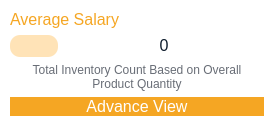
               <widget class="QFrame" name="horizontalFrame_3">
                <property name="styleSheet">
                 <string notr="true">background-color: rgb(255, 255, 255);
border-radius: 20px;</string>
                </property>
                <layout class="QHBoxLayout" name="horizontalLayout_56">
                 <property name="leftMargin">
                  <number>10</number>
                 </property>
                 <property name="topMargin">
                  <number>10</number>
                 </property>
                 <property name="rightMargin">
                  <number>10</number>
                 </property>
                 <property name="bottomMargin">
                  <number>10</number>
                 </property>
                 <item>
                  <layout class="QVBoxLayout" name="verticalLayout_31">
                   <item>
                    <widget class="QLabel" name="label_75">
                     <property name="sizePolicy">
                      <sizepolicy hsizetype="Preferred" vsizetype="Fixed">
                       <horstretch>0</horstretch>
                       <verstretch>0</verstretch>
                      </sizepolicy>
                     </property>
                     <property name="font">
                      <font>
                       <pointsize>12</pointsize>
                      </font>
                     </property>
                     <property name="styleSheet">
                      <string notr="true">color: rgb(245, 166, 35);</string>
                     </property>
                     <property name="text">
                      <string>Average Salary</string>
                     </property>
                    </widget>
                   </item>
                   <item>
                    <layout class="QGridLayout" name="gridLayout_24">
                     <item row="0" column="0">
                      <widget class="QLabel" name="label_83">
                       <property name="sizePolicy">
                        <sizepolicy hsizetype="Fixed" vsizetype="Fixed">
                         <horstretch>0</horstretch>
                         <verstretch>0</verstretch>
                        </sizepolicy>
                       </property>
                       <property name="maximumSize">
                        <size>
                         <width>48</width>
                         <height>48</height>
                        </size>
                       </property>
                       <property name="styleSheet">
                        <string notr="true">background-color: rgb(255, 227, 183);
padding: 4px;
border-radius: 10px;</string>
                       </property>
                       <property name="text">
                        <string/>
                       </property>
                       <property name="pixmap">
                        <pixmap resource="resources.qrc">:/resources/employee-icons/average_salary.svg</pixmap>
                       </property>
                       <property name="scaledContents">
                        <bool>true</bool>
                       </property>
                      </widget>
                     </item>
                     <item row="0" column="1">
                      <widget class="QLabel" name="average_salary_employee_label">
                       <property name="sizePolicy">
                        <sizepolicy hsizetype="Preferred" vsizetype="Fixed">
                         <horstretch>0</horstretch>
                         <verstretch>0</verstretch>
                        </sizepolicy>
                       </property>
                       <property name="font">
                        <font>
                         <pointsize>12</pointsize>
                        </font>
                       </property>
                       <property name="styleSheet">
                        <string notr="true">color: rgb(14, 28, 44);</string>
                       </property>
                       <property name="text">
                        <string>0</string>
                       </property>
                       <property name="alignment">
                        <set>Qt::AlignmentFlag::AlignCenter</set>
                       </property>
                       <property name="wordWrap">
                        <bool>true</bool>
                       </property>
                      </widget>
                     </item>
                    </layout>
                   </item>
                   <item>
                    <widget class="QLabel" name="label_78">
                     <property name="sizePolicy">
                      <sizepolicy hsizetype="Preferred" vsizetype="Fixed">
                       <horstretch>0</horstretch>
                       <verstretch>0</verstretch>
                      </sizepolicy>
                     </property>
                     <property name="styleSheet">
                      <string notr="true">color: rgb(104, 109, 118);</string>
                     </property>
                     <property name="text">
                      <string>Total Inventory Count Based on Overall Product Quantity</string>
                     </property>
                     <property name="alignment">
                      <set>Qt::AlignmentFlag::AlignCenter</set>
                     </property>
                     <property name="wordWrap">
                      <bool>true</bool>
                     </property>
                    </widget>
                   </item>
                   <item>
                    <widget class="QPushButton" name="pushButton_28">
                     <property name="maximumSize">
                      <size>
                       <width>16777215</width>
                       <height>40</height>
                      </size>
                     </property>
                     <property name="font">
                      <font>
                       <pointsize>12</pointsize>
                      </font>
                     </property>
                     <property name="styleSheet">
                      <string notr="true">QPushButton{
background:#F5A623;
color: rgb(255, 255, 255);
border:none;
border-radius: 10px;
}
QPushButton:hover{
	background-color: rgb(189, 127, 27);
}</string>
                     </property>
                     <property name="text">
                      <string>Advance View</string>
                     </property>
                     <property name="icon">
                      <iconset>
                       <normalon>:/resources/product-icons/advance_view.svg</normalon>
                      </iconset>
                     </property>
                     <property name="iconSize">
                      <size>
                       <width>28</width>
                       <height>28</height>
                      </size>
                     </property>
                    </widget>
                   </item>
                  </layout>
                 </item>
                </layout>
               </widget>
